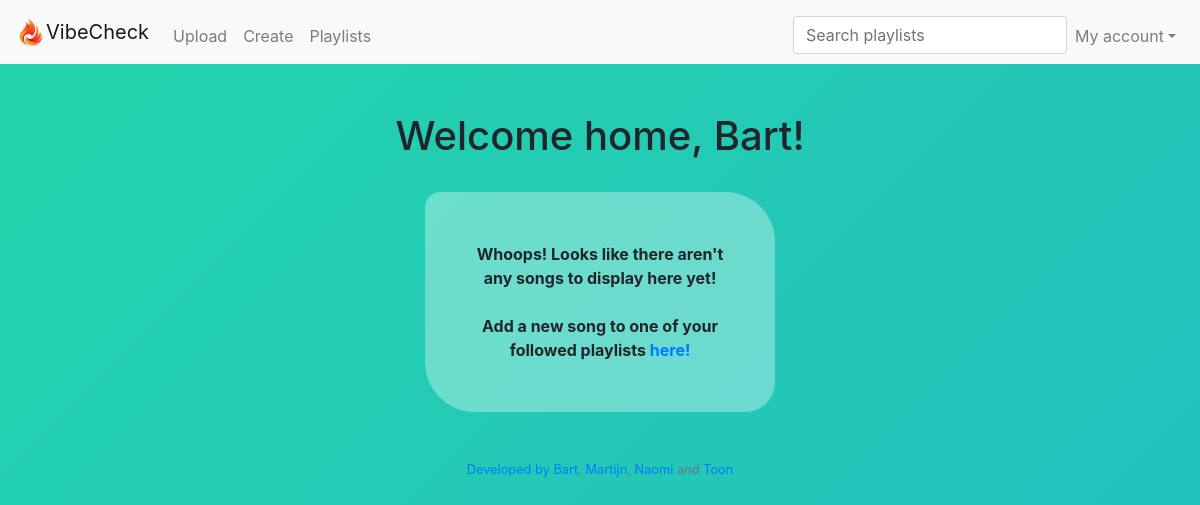
The page /timeline (signed in) on the database as committed earlier.
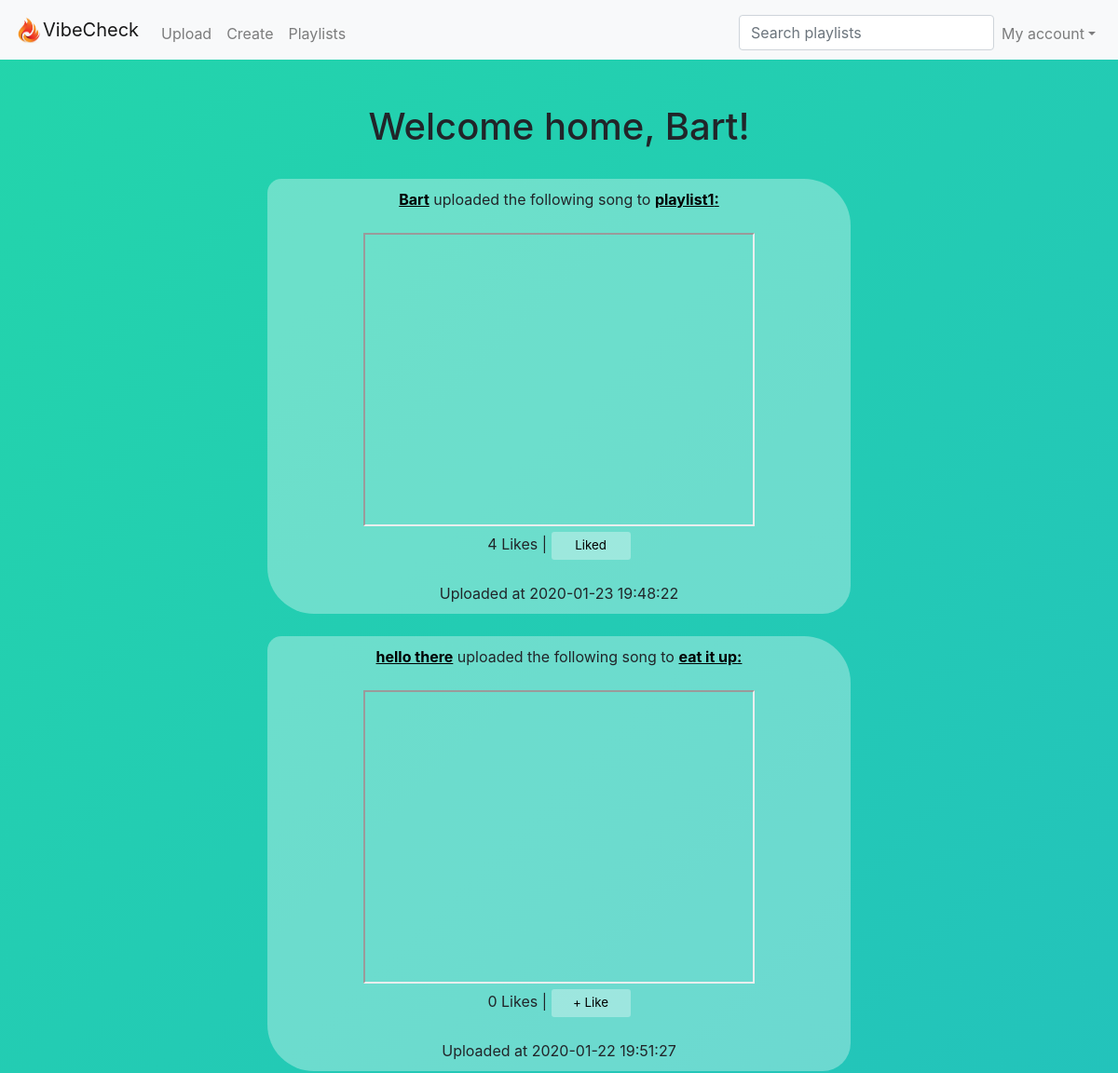
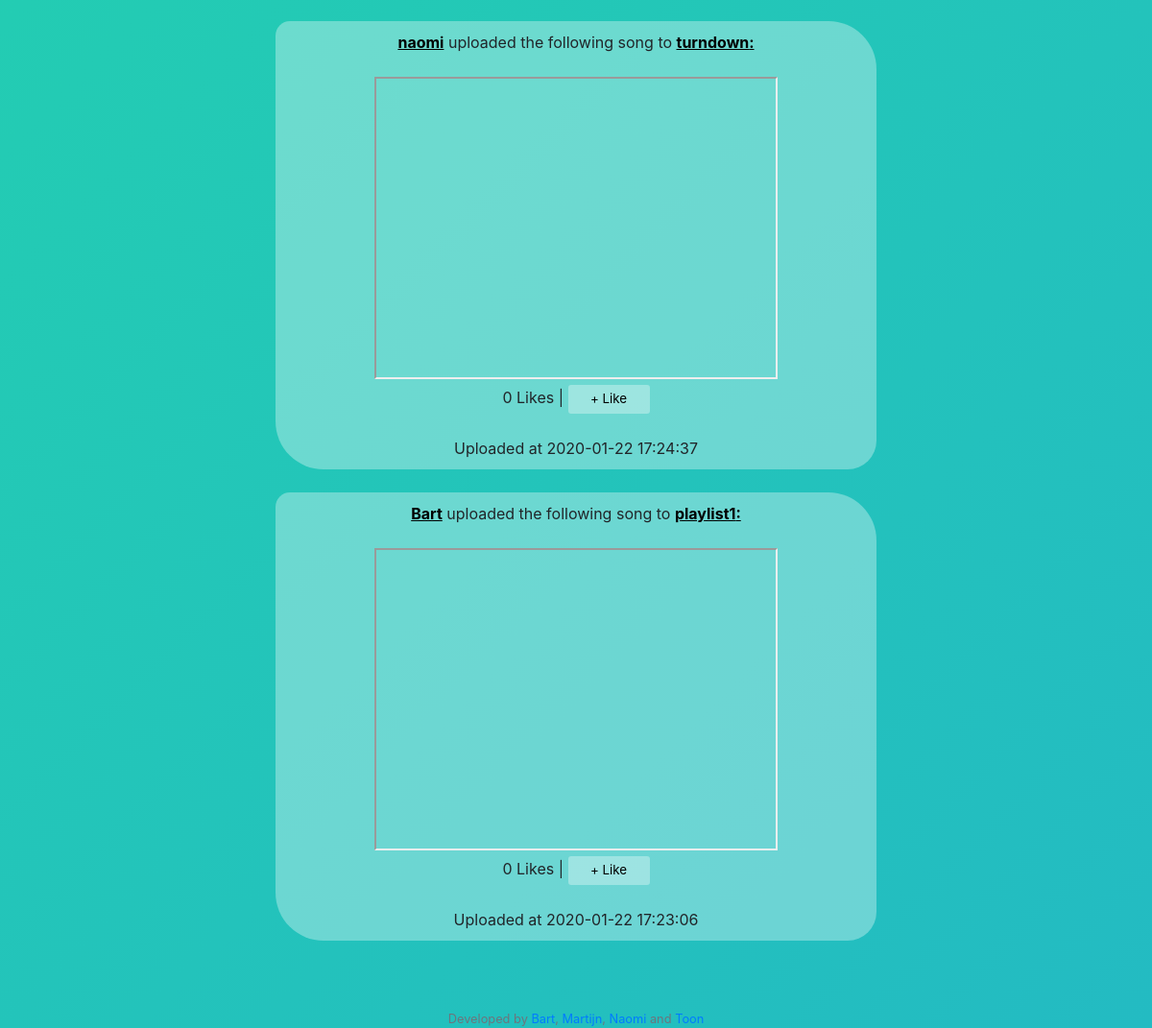
The same page on the database as committed later (2 pictures, top to bottom).
### tables this page shows
CREATE TABLE 'users' ('user_id' integer PRIMARY KEY NOT NULL, 'username' text, 'hash' text);

CREATE TABLE 'tracks' ('group_id' integer, 'link' text, 'added_by' text, 'time' timestamp DEFAULT CURRENT_TIMESTAMP,'link_desc' text, 'track_id'  INTEGER PRIMARY KEY NOT NULL  , 'likes' INTEGER DEFAULT 0);

CREATE TABLE 'groups' ('group_id' integer PRIMARY KEY NOT NULL, 'group_name' text, 'description' text, 'creator_id' INTEGER);

### application.py (the view)
@app.route("/timeline")
@login_required
def timeline():
    groups_ids = db.execute("SELECT group_id FROM group_users WHERE user_id= :user_id", user_id=session["user_id"])
    name = db.execute("SELECT username FROM users WHERE user_id = :user_id", user_id=session["user_id"])
    groups = []
    for group in groups_ids:
        groups.append(group["group_id"])
        print(groups)
    data = []
    for group_id in groups:
        rows = db.execute("SELECT group_id, added_by, link, time, link_desc, likes, track_id FROM tracks WHERE group_id= :group_id", group_id=group_id)
        for link in rows:
            data1 = []
            data1.append(db.execute("SELECT username FROM users WHERE user_id = :user_id", user_id=link["added_by"]))
            youtube = link["link"]
            data1.append(youtube_api(youtube))
            data1.append(link["time"])
            data1.append(db.execute("SELECT group_name FROM groups WHERE group_id = :group_id", group_id=link["group_id"]))
            data1.append(link["link_desc"])
            data1.append(db.execute("SELECT group_id FROM groups WHERE group_id = :group_id", group_id=link["group_id"]))
            data1.append(link["likes"])
            data1.append(link["track_id"])
            if check_liked(session["user_id"], link["track_id"]):
                data1.append("liked")
            else:
                data1.append("unliked")
            data.append(data1)
    data.sort(key=lambda x: x[2], reverse=True)
    return render_template("timeline.html", data=data, name=name)

### application.py (called while the page is built)
@app.after_request
def after_request(response):
    response.headers["Cache-Control"] = "no-cache, no-store, must-revalidate"
    response.headers["Expires"] = 0
    response.headers["Pragma"] = "no-cache"
    return response

### helpers.py (called while the page is built)
def youtube_api(link):
    if "=" in link:
        link = link.split("=")
        link = link[1].split("&")
        for item in link:
            return item
    else:
        link = link.split("e/")
        link = link[1].split("?")
        for item in link:
            return item

def login_required(f):
    @wraps(f)
    def decorated_function(*args, **kwargs):
        if session.get("user_id") is None:
            return redirect("/login")
        return f(*args, **kwargs)
    return decorated_function

def check_liked(user_id, track_id):
    check_liked = db.execute("SELECT user_id FROM users_likedtracks WHERE track_id = :track_id", track_id=track_id)
    for i in check_liked:
        if i["user_id"] == user_id:
            return True

### templates/timeline.html (shortened to what this page needs)
{% extends "layout.html" %}
{% block main %}
        <h1 align = "center">Welcome home, {{ name[0]["username"]}}!</h1>
        <br>
        {% if not data %}
            <div class = "form">
                <strong>Whoops! Looks like there aren't any songs to display here yet!
                <br><br>
                Add a new song to one of your followed playlists <a href = /upload>here!</strong>
            </div>
        {% endif %}
        {% for link in data %}
        <div class= "song">
            <div align="center" color=white>
                <strong><a class="link" href="/profile?username={{link[0][0]['username']}}">{{link[0][0]["username"]}}</strong></a> uploaded the following song to <a class = "link "href=/group_profile?id={{ link[5][0]["group_id"]}}><strong>{{ link[3][0]["group_name"] }}:</a></strong>
            </div>
            <br>
            <div align="center">
                <iframe width="420" height="315"
                    src="https://www.youtube.com/embed/{{link[1]}}">
                </iframe>
            {% if link[8] != "liked" %}
                <div>
                    {{link[6]}} Likes |
                    <a href="/upvote?track_id={{link[7]}}"><button id="like-button" type="button">+ Like</button></a>
                </div>
            {% else %}
                <div>
                {{link[6]}} Likes |
                <a href="/upvote?track_id={{link[7]}}"><button id="unlike-button" type="button">Liked</button></a>
                </div>
            {% endif %}
                <br>
            </div>
            Uploaded at {{link[2]}}
            </div>
        <br>
        {% endfor %}
{% endblock %}

### templates/layout.html (shortened to what this page needs)
<!DOCTYPE html>
<html lang="en">
    <head>
        <link href="https://stackpath.bootstrapcdn.com/bootstrap/4.3.1/css/bootstrap.min.css" rel="stylesheet">
        <link href="/static/styles.css" rel="stylesheet">
    </head>
    <body>
        <nav class="navbar sticky-top navbar-expand-lg navbar-light bg-light">
            <img src="/static/logo.png" width="30" height="30" alt="">
            <a class="navbar-brand" href="/timeline">VibeCheck</a>
            <div class="collapse navbar-collapse" id="navbar">
                {% if session.user_id %}
                <div class="collapse navbar-collapse">
                <ul class="navbar-nav mr-auto mt-2">
                    <li class="nav-item"><a class="nav-link" href="/upload">Upload</a></li>
                    <li class="nav-item"><a class="nav-link" href="/create">Create</a></li>
                    <li class="nav-item"><a class="nav-link" href="/playlists">Playlists</a></li>
                </ul>
                </div>
                <ul class="navbar-nav ml-auto mt-2">
                    <input class="form-control ml-auto-2" type="search" placeholder="Search playlists" aria-label="Search">
                    <a href="#menu2" class="nav-link dropdown-toggle" data-toggle="dropdown" id="navbarDropdownMenuLink" aria-expanded="false" aria-haspopup="true">My account</a>
                {% else %}
                <ul class="navbar-nav ml-auto mt-2">
                    <li class="nav-item"><a class="nav-link" href="/register">Register</a></li>
                    <li class="nav-item"><a class="nav-link" href="/login">Log In</a></li>
                </ul>
                {% endif %}
            </div>
        </nav>
        <main class="container p-5">
            {% block main %}{% endblock %}
        </main>
        <footer class="small text-center text-muted">
        Developed by <a href="https://www.instagram.com/uhhbart">Bart</a>, <a href="https://instagram.com/martijnschuurhuiss">Martijn</a>,
                     <a href="https://instagram.com/naomi.roodx">Naomi</a> and <a href="https://instagram.com/tun62">Toon</a>
        </footer>
    </body>
</html>

### static/styles.css (style rules this page uses)
body { background: linear-gradient(-45deg, #ee7752, #e73c7e, #23a6d5, #23d5ab); background-size: 800% 400%; animation: gradient 15s ease infinite; }
.song { margin: 0 auto; width:60%; text-align: center; background-color: rgba(255, 255, 255, 0.33); padding: 10px; border-radius: 15px 50px 30px; }
.link { text-decoration: underline; color: black; }
#like-button { color: #000000; font-size: 10pt; background-color: rgba(255, 255, 255, 0.33); border: 1px; border-radius: 3px; width: 85px; height: 30px; top: 50px; left: 50px; cursor: hand; }
#unlike-button { color: #000000; font-size: 10pt; background-color: rgba(255, 255, 255, 0.33); border: 1px; border-radius: 3px; width: 85px; height: 30px; top: 50px; left: 50px; cursor: hand; }

Rows that differ between the two databases and show on the page:
added tracks: username "Bart", group_name "playlist1", likes "4", time "2020-01-23 19:48:22"
added tracks: username "hello there", group_name "eat it up", likes "0", time "2020-01-22 19:51:27"
added tracks: username "naomi", group_name "turndown", likes "0", time "2020-01-22 17:24:37"
added tracks: username "Bart", group_name "playlist1", likes "0", time "2020-01-22 17:23:06"
Other text that changed with them:
text no longer shown: "Whoops! Looks like there aren't any songs to display here yet! Add a new song to one of your followed playlists here!"
